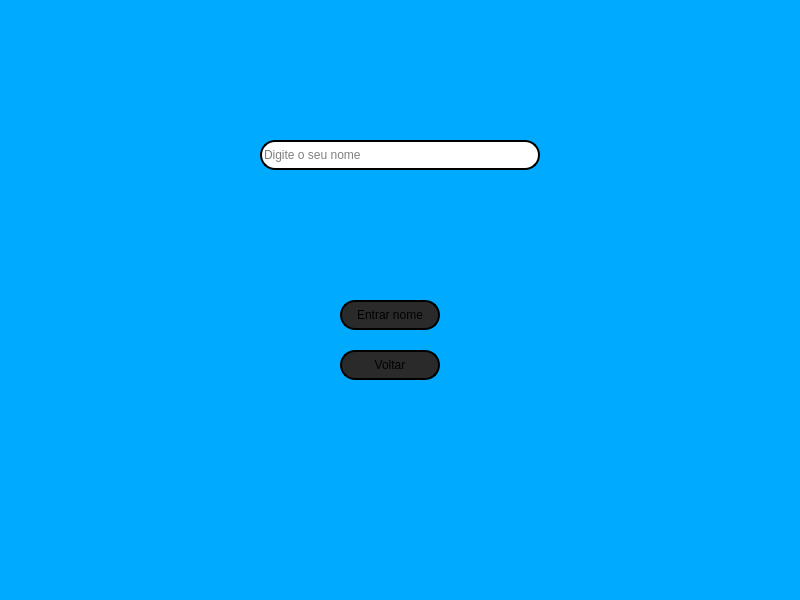
<?xml version="1.0" encoding="UTF-8"?>
<ui version="4.0">
 <author>Diaszano</author>
 <class>MainWindow</class>
 <widget class="QMainWindow" name="MainWindow">
  <property name="geometry">
   <rect>
    <x>0</x>
    <y>0</y>
    <width>800</width>
    <height>600</height>
   </rect>
  </property>
  <property name="windowTitle">
   <string>Cadastrar</string>
  </property>
  <property name="styleSheet">
   <string notr="true">background-color: rgb(0, 170, 255);</string>
  </property>
  <widget class="QWidget" name="centralwidget">
   <widget class="QPushButton" name="EntrarCadastrar">
    <property name="geometry">
     <rect>
      <x>340</x>
      <y>300</y>
      <width>100</width>
      <height>30</height>
     </rect>
    </property>
    <property name="styleSheet">
     <string notr="true">background-color: rgb(42, 42, 42);
border-radius: 15px;
border-style: outset;
border-width: 2px;
border-color: black;
font: 25 italic 12pt &quot;Ubuntu&quot;;

</string>
    </property>
    <property name="text">
     <string>Entrar nome</string>
    </property>
   </widget>
   <widget class="QLineEdit" name="nomeCadastrar">
    <property name="geometry">
     <rect>
      <x>260</x>
      <y>140</y>
      <width>280</width>
      <height>30</height>
     </rect>
    </property>
    <property name="styleSheet">
     <string notr="true">background-color: rgb(255, 255, 255);
border-radius: 15px;
border-style: outset;
border-width: 2px;
color: rgb(0, 0, 0);</string>
    </property>
    <property name="text">
     <string/>
    </property>
    <property name="placeholderText">
     <string>Digite o seu nome</string>
    </property>
   </widget>
   <widget class="QPushButton" name="VoltarCadastrar">
    <property name="geometry">
     <rect>
      <x>340</x>
      <y>350</y>
      <width>100</width>
      <height>30</height>
     </rect>
    </property>
    <property name="styleSheet">
     <string notr="true">background-color: rgb(42, 42, 42);
border-radius: 15px;
border-style: outset;
border-width: 2px;
border-color: black;
font: 25 italic 12pt &quot;Ubuntu&quot;;

</string>
    </property>
    <property name="text">
     <string>Voltar</string>
    </property>
   </widget>
  </widget>
  <widget class="QMenuBar" name="menubar">
   <property name="geometry">
    <rect>
     <x>0</x>
     <y>0</y>
     <width>800</width>
     <height>22</height>
    </rect>
   </property>
  </widget>
  <widget class="QStatusBar" name="statusbar"/>
 </widget>
 <resources/>
 <connections/>
</ui>
